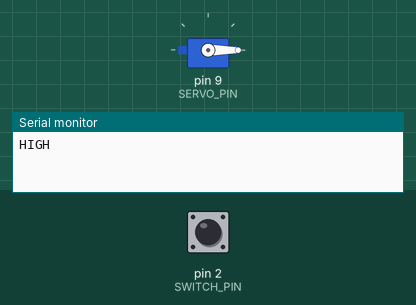
A sketch run on a simulated Arduino Uno, built with avr-gcc and run on an emulated ATmega328P. Shown: servo, the last lines printed to the serial monitor. Inputs (shaded band) come from the test bench; at power-on: pin 2 (SWITCH_PIN) HIGH.

Above: at 1.2 s.
1.3 s: pin 2 (SWITCH_PIN) pulled LOW for 0.15 s
At 1.42 s:
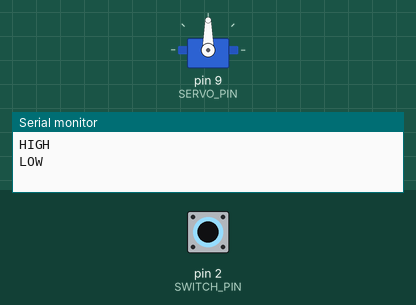
2.9 s: pin 2 (SWITCH_PIN) pulled LOW for 3.2 s
At 7.5 s:
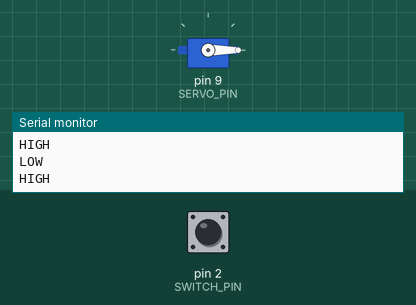
Timing chart, 0 to 9.0 s (numbered marks = the images above; inputs shaded):
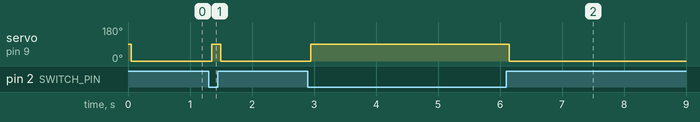

The sketch:

MANIPULATOR.ino
```cpp
#include <Servo.h>

const int SWITCH_PIN = 2;
const int SERVO_PIN = 9;

int switch_state = LOW;
int last_switch_state = LOW;
int last_debounce_time = 0;
int debounce_delay = 50;

bool change = false;

Servo arm;

void setup() {
  pinMode(SWITCH_PIN, INPUT_PULLUP);
  pinMode(SERVO_PIN, OUTPUT);
  arm.attach(SERVO_PIN);
  Serial.begin(9600);
}

void loop() {
    switch_state = digitalRead(SWITCH_PIN);

    if (switch_state != last_switch_state && change == false) {
        last_debounce_time = millis();
        change = true;
        //Serial.print("last debounce ");
        //Serial.println(last_debounce_time);
    }

    //Serial.print("if: ");
    //Serial.println(millis() - last_debounce_time);
    if ((millis() - last_debounce_time) > debounce_delay) {
        if (last_switch_state != switch_state) {
            if (switch_state == LOW) {
                Serial.println("LOW\n");
                arm.write(90);
            } else {
                Serial.println("HIGH\n");
                arm.write(0);
            }
            last_switch_state = switch_state;
            change = false;
        }
    }
}
```

Measured:
- after the input at 1.3 s, servo on pin 9 (SERVO_PIN): 0° → 90° after 0.05 s, → 0° 0.15 s later
- after the input at 2.9 s, servo on pin 9 (SERVO_PIN): 0° → 90° after 0.05 s, → 0° 3.2 s later
